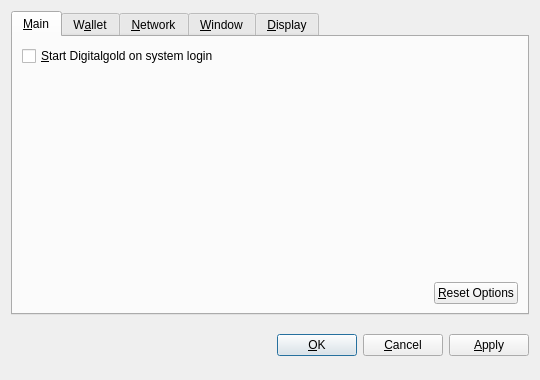
<?xml version="1.0" encoding="UTF-8"?>
<ui version="4.0">
 <class>OptionsDialog</class>
 <widget class="QDialog" name="OptionsDialog">
  <property name="geometry">
   <rect>
    <x>0</x>
    <y>0</y>
    <width>540</width>
    <height>380</height>
   </rect>
  </property>
  <property name="windowTitle">
   <string>Options</string>
  </property>
  <property name="modal">
   <bool>true</bool>
  </property>
  <layout class="QVBoxLayout" name="verticalLayout">
   <item>
    <widget class="QTabWidget" name="tabWidget">
     <property name="tabPosition">
      <enum>QTabWidget::North</enum>
     </property>
     <property name="currentIndex">
      <number>0</number>
     </property>
     <widget class="QWidget" name="tabMain">
      <attribute name="title">
       <string>&amp;Main</string>
      </attribute>
      <layout class="QVBoxLayout" name="verticalLayout_Main">
       <item>
        <widget class="QCheckBox" name="bitcoinAtStartup">
         <property name="toolTip">
          <string>Automatically start Digitalgold after logging in to the system.</string>
         </property>
         <property name="text">
          <string>&amp;Start Digitalgold on system login</string>
         </property>
        </widget>
       </item>
       <item>
        <spacer name="verticalSpacer_Main">
         <property name="orientation">
          <enum>Qt::Vertical</enum>
         </property>
         <property name="sizeHint" stdset="0">
          <size>
           <width>20</width>
           <height>40</height>
          </size>
         </property>
        </spacer>
       </item>
       <item>
        <layout class="QHBoxLayout" name="horizontalLayout_2_Main">
         <item>
          <spacer name="horizontalSpacer_2_Main">
           <property name="orientation">
            <enum>Qt::Horizontal</enum>
           </property>
           <property name="sizeHint" stdset="0">
            <size>
             <width>40</width>
             <height>20</height>
            </size>
           </property>
          </spacer>
         </item>
         <item>
          <widget class="QPushButton" name="resetButton">
           <property name="toolTip">
            <string>Reset all client options to default.</string>
           </property>
           <property name="text">
            <string>&amp;Reset Options</string>
           </property>
           <property name="autoDefault">
            <bool>false</bool>
           </property>
          </widget>
         </item>
        </layout>
       </item>
      </layout>
     </widget>
     <widget class="QWidget" name="tabWallet">
      <attribute name="title">
       <string>W&amp;allet</string>
      </attribute>
      <layout class="QVBoxLayout" name="verticalLayout_Network">
       <item>
        <widget class="QLabel" name="transactionFeeInfoLabel">
         <property name="text">
          <string>Optional transaction fee per kB that helps make sure your transactions are processed quickly. Most transactions are 1 kB.</string>
         </property>
         <property name="textFormat">
          <enum>Qt::PlainText</enum>
         </property>
         <property name="wordWrap">
          <bool>true</bool>
         </property>
        </widget>
       </item>
       <item>
        <layout class="QHBoxLayout" name="horizontalLayout_1_Main">
         <item>
          <widget class="QLabel" name="transactionFeeLabel">
           <property name="text">
            <string>Pay transaction &amp;fee</string>
           </property>
           <property name="textFormat">
            <enum>Qt::PlainText</enum>
           </property>
           <property name="buddy">
            <cstring>transactionFee</cstring>
           </property>
          </widget>
         </item>
         <item>
          <widget class="BitcoinAmountField" name="transactionFee"/>
         </item>
         <item>
          <spacer name="horizontalSpacer_1_Main">
           <property name="orientation">
            <enum>Qt::Horizontal</enum>
           </property>
           <property name="sizeHint" stdset="0">
            <size>
             <width>40</width>
             <height>20</height>
            </size>
           </property>
          </spacer>
         </item>
        </layout>
       </item>
       <item>
        <widget class="QLabel" name="label">
         <property name="text">
          <string>If you disable the spending of unconfirmed change, the change from a transaction cannot be used until that transaction has at least one confirmation. This also affects how your balance is computed.</string>
         </property>
         <property name="wordWrap">
          <bool>true</bool>
         </property>
        </widget>
       </item>
       <item>
        <widget class="QCheckBox" name="spendZeroConfChange">
         <property name="text">
          <string>Spend unconfirmed change  (experts only)</string>
         </property>
        </widget>
       </item>
       <item>
        <spacer name="verticalSpacer">
         <property name="orientation">
          <enum>Qt::Vertical</enum>
         </property>
         <property name="sizeHint" stdset="0">
          <size>
           <width>20</width>
           <height>40</height>
          </size>
         </property>
        </spacer>
       </item>
      </layout>
     </widget>
     <widget class="QWidget" name="tabNetwork">
      <attribute name="title">
       <string>&amp;Network</string>
      </attribute>
      <layout class="QVBoxLayout" name="verticalLayout_Network">
       <item>
        <widget class="QCheckBox" name="mapPortUpnp">
         <property name="toolTip">
          <string>Automatically open the Digitalgold client port on the router. This only works when your router supports UPnP and it is enabled.</string>
         </property>
         <property name="text">
          <string>Map port using &amp;UPnP</string>
         </property>
        </widget>
       </item>
       <item>
        <widget class="QCheckBox" name="connectSocks">
         <property name="toolTip">
          <string>Connect to the Digitalgold network through a SOCKS proxy (e.g. when connecting through Tor).</string>
         </property>
         <property name="text">
          <string>&amp;Connect through SOCKS proxy:</string>
         </property>
        </widget>
       </item>
       <item>
        <layout class="QHBoxLayout" name="horizontalLayout_Network">
         <item>
          <widget class="QLabel" name="proxyIpLabel">
           <property name="text">
            <string>Proxy &amp;IP:</string>
           </property>
           <property name="textFormat">
            <enum>Qt::PlainText</enum>
           </property>
           <property name="buddy">
            <cstring>proxyIp</cstring>
           </property>
          </widget>
         </item>
         <item>
          <widget class="QValidatedLineEdit" name="proxyIp">
           <property name="maximumSize">
            <size>
             <width>140</width>
             <height>16777215</height>
            </size>
           </property>
           <property name="toolTip">
            <string>IP address of the proxy (e.g. 127.0.0.1)</string>
           </property>
          </widget>
         </item>
         <item>
          <widget class="QLabel" name="proxyPortLabel">
           <property name="text">
            <string>&amp;Port:</string>
           </property>
           <property name="textFormat">
            <enum>Qt::PlainText</enum>
           </property>
           <property name="buddy">
            <cstring>proxyPort</cstring>
           </property>
          </widget>
         </item>
         <item>
          <widget class="QLineEdit" name="proxyPort">
           <property name="maximumSize">
            <size>
             <width>55</width>
             <height>16777215</height>
            </size>
           </property>
           <property name="toolTip">
            <string>Port of the proxy (e.g. 9050)</string>
           </property>
          </widget>
         </item>
         <item>
          <widget class="QLabel" name="socksVersionLabel">
           <property name="text">
            <string>SOCKS &amp;Version:</string>
           </property>
           <property name="textFormat">
            <enum>Qt::PlainText</enum>
           </property>
           <property name="buddy">
            <cstring>socksVersion</cstring>
           </property>
          </widget>
         </item>
         <item>
          <widget class="QValueComboBox" name="socksVersion">
           <property name="toolTip">
            <string>SOCKS version of the proxy (e.g. 5)</string>
           </property>
          </widget>
         </item>
         <item>
          <spacer name="horizontalSpacer_Network">
           <property name="orientation">
            <enum>Qt::Horizontal</enum>
           </property>
           <property name="sizeHint" stdset="0">
            <size>
             <width>40</width>
             <height>20</height>
            </size>
           </property>
          </spacer>
         </item>
        </layout>
       </item>
       <item>
        <spacer name="verticalSpacer_Network">
         <property name="orientation">
          <enum>Qt::Vertical</enum>
         </property>
         <property name="sizeHint" stdset="0">
          <size>
           <width>20</width>
           <height>40</height>
          </size>
         </property>
        </spacer>
       </item>
      </layout>
     </widget>
     <widget class="QWidget" name="tabWindow">
      <attribute name="title">
       <string>&amp;Window</string>
      </attribute>
      <layout class="QVBoxLayout" name="verticalLayout_Window">
       <item>
        <widget class="QCheckBox" name="minimizeToTray">
         <property name="toolTip">
          <string>Show only a tray icon after minimizing the window.</string>
         </property>
         <property name="text">
          <string>&amp;Minimize to the tray instead of the taskbar</string>
         </property>
        </widget>
       </item>
       <item>
        <widget class="QCheckBox" name="minimizeOnClose">
         <property name="toolTip">
          <string>Minimize instead of exit the application when the window is closed. When this option is enabled, the application will be closed only after selecting Quit in the menu.</string>
         </property>
         <property name="text">
          <string>M&amp;inimize on close</string>
         </property>
        </widget>
       </item>
       <item>
        <spacer name="verticalSpacer_Window">
         <property name="orientation">
          <enum>Qt::Vertical</enum>
         </property>
         <property name="sizeHint" stdset="0">
          <size>
           <width>20</width>
           <height>40</height>
          </size>
         </property>
        </spacer>
       </item>
      </layout>
     </widget>
     <widget class="QWidget" name="tabDisplay">
      <attribute name="title">
       <string>&amp;Display</string>
      </attribute>
      <layout class="QVBoxLayout" name="verticalLayout_Display">
       <item>
        <layout class="QHBoxLayout" name="horizontalLayout_1_Display">
         <item>
          <widget class="QLabel" name="langLabel">
           <property name="text">
            <string>User Interface &amp;language:</string>
           </property>
           <property name="textFormat">
            <enum>Qt::PlainText</enum>
           </property>
           <property name="buddy">
            <cstring>lang</cstring>
           </property>
          </widget>
         </item>
         <item>
          <widget class="QValueComboBox" name="lang">
           <property name="toolTip">
            <string>The user interface language can be set here. This setting will take effect after restarting Digitalgold.</string>
           </property>
          </widget>
         </item>
        </layout>
       </item>
       <item>
        <layout class="QHBoxLayout" name="horizontalLayout_2_Display">
         <item>
          <widget class="QLabel" name="unitLabel">
           <property name="text">
            <string>&amp;Unit to show amounts in:</string>
           </property>
           <property name="textFormat">
            <enum>Qt::PlainText</enum>
           </property>
           <property name="buddy">
            <cstring>unit</cstring>
           </property>
          </widget>
         </item>
         <item>
          <widget class="QValueComboBox" name="unit">
           <property name="toolTip">
            <string>Choose the default subdivision unit to show in the interface and when sending coins.</string>
           </property>
          </widget>
         </item>
        </layout>
       </item>
       <item>
        <widget class="QCheckBox" name="displayAddresses">
         <property name="toolTip">
          <string>Whether to show Digitalgold addresses in the transaction list or not.</string>
         </property>
         <property name="text">
          <string>&amp;Display addresses in transaction list</string>
         </property>
        </widget>
       </item>
       <item>
        <widget class="QCheckBox" name="coinControlFeatures">
         <property name="toolTip">
          <string>Whether to show coin control features or not.</string>
         </property>
         <property name="text">
          <string>Display coin &amp;control features (experts only!)</string>
         </property>
        </widget>
       </item>
       <item>
        <spacer name="verticalSpacer_Display">
         <property name="orientation">
          <enum>Qt::Vertical</enum>
         </property>
         <property name="sizeHint" stdset="0">
          <size>
           <width>20</width>
           <height>40</height>
          </size>
         </property>
        </spacer>
       </item>
      </layout>
     </widget>
    </widget>
   </item>
   <item>
    <layout class="QHBoxLayout" name="horizontalLayout_Buttons">
     <item>
      <spacer name="horizontalSpacer_1">
       <property name="orientation">
        <enum>Qt::Horizontal</enum>
       </property>
       <property name="sizeHint" stdset="0">
        <size>
         <width>40</width>
         <height>48</height>
        </size>
       </property>
      </spacer>
     </item>
     <item>
      <widget class="QLabel" name="statusLabel">
       <property name="font">
        <font>
         <weight>75</weight>
         <bold>true</bold>
        </font>
       </property>
       <property name="text">
        <string/>
       </property>
       <property name="textFormat">
        <enum>Qt::PlainText</enum>
       </property>
       <property name="wordWrap">
        <bool>true</bool>
       </property>
      </widget>
     </item>
     <item>
      <spacer name="horizontalSpacer_2">
       <property name="orientation">
        <enum>Qt::Horizontal</enum>
       </property>
       <property name="sizeHint" stdset="0">
        <size>
         <width>40</width>
         <height>48</height>
        </size>
       </property>
      </spacer>
     </item>
     <item>
      <widget class="QPushButton" name="okButton">
       <property name="text">
        <string>&amp;OK</string>
       </property>
      </widget>
     </item>
     <item>
      <widget class="QPushButton" name="cancelButton">
       <property name="text">
        <string>&amp;Cancel</string>
       </property>
       <property name="autoDefault">
        <bool>false</bool>
       </property>
      </widget>
     </item>
     <item>
      <widget class="QPushButton" name="applyButton">
       <property name="text">
        <string>&amp;Apply</string>
       </property>
       <property name="autoDefault">
        <bool>false</bool>
       </property>
      </widget>
     </item>
    </layout>
   </item>
  </layout>
 </widget>
 <customwidgets>
  <customwidget>
   <class>BitcoinAmountField</class>
   <extends>QSpinBox</extends>
   <header>bitcoinamountfield.h</header>
  </customwidget>
  <customwidget>
   <class>QValueComboBox</class>
   <extends>QComboBox</extends>
   <header>qvaluecombobox.h</header>
  </customwidget>
  <customwidget>
   <class>QValidatedLineEdit</class>
   <extends>QLineEdit</extends>
   <header>qvalidatedlineedit.h</header>
  </customwidget>
 </customwidgets>
 <resources/>
 <connections/>
</ui>
